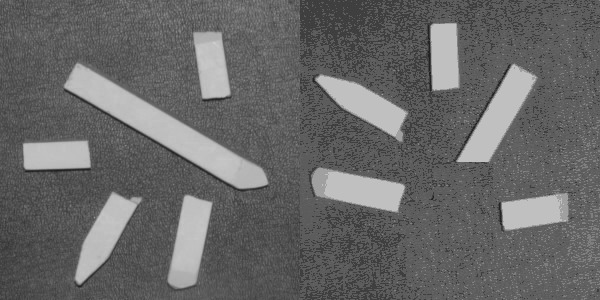
#> input picture Exercitii/creta/unu.jpeg, 600 x 300 px
$ python s1_drive.py
#> lines starting #> are read from the running program, lines starting #| are printed output that depends on the picture; after the words box and inside, x2 and y2 are one past the last pixel; in counts of white or black regions, pixels touching at a corner belong together
import numpy as np
from skimage import io, color, measure
import matplotlib.pyplot as plt


############## A
img = io.imread('unu.jpeg')
#> img is the input picture: shape (300, 600, 3); min 23, max 205, mean 103.5
img = np.uint8(255 * color.rgb2gray(img))
#> img: shape (300, 600)
print(img.shape)
#| (300, 600)
plt.figure(), plt.imshow(img, cmap='gray', vmin=0, vmax=255), plt.colorbar(), plt.show()
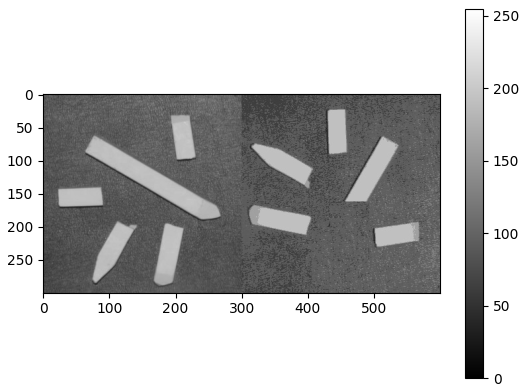
#> figure drawn by matplotlib, 2 panels

def histograma_imagine(img, plot=False):
#> called with plot = True
    hist, bins = np.histogram(img, bins=256, range=(0, 256), density=False)
#> hist = 256 values, max 10593 at index 96, min 0 at index 0, mean 703.1; bins = 257 values from 0 to 256
    hist = hist / (img.shape[0] * img.shape[1])
#> hist = 256 values, max 0.0588 at index 96, min 0 at index 0, mean 0.00391

    if plot:
        plt.figure(), plt.plot(bins[:-1], hist), plt.show()
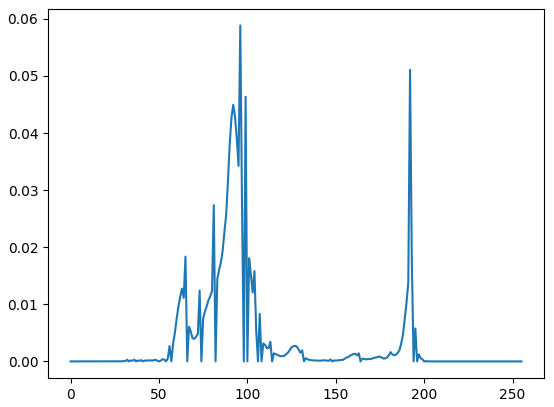
#> figure drawn by matplotlib, 1 panel; curve peaks at x = 96, y = 0.0588

    return hist


hist = histograma_imagine(img, True)

def segmentare_1_prag(img, T):
    img_seg = np.zeros(img.shape)
    img_seg[img > T] = 1

    return np.uint8(img_seg)

img_seg = segmentare_1_prag(img, 150)
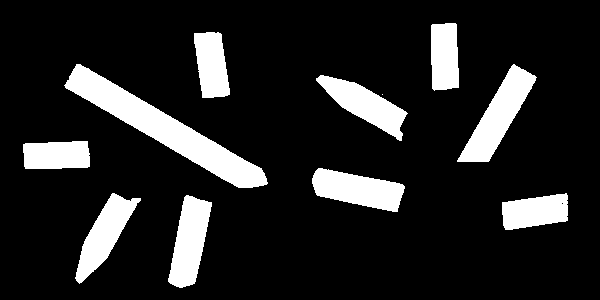
#> img_seg: shape (300, 600); values 0 (black) and 1 (white), 14.4% white; 11 white regions (1 under 20 px)
plt.figure(), plt.imshow(img_seg, cmap='gray', vmin=0, vmax=1), plt.colorbar(), plt.show()


################### B
def etichetare(img_seg, plot=False): # FUNDAL NEGRU
#> called with plot = True
    LabelImage, nums = measure.label(img_seg, return_num='True')
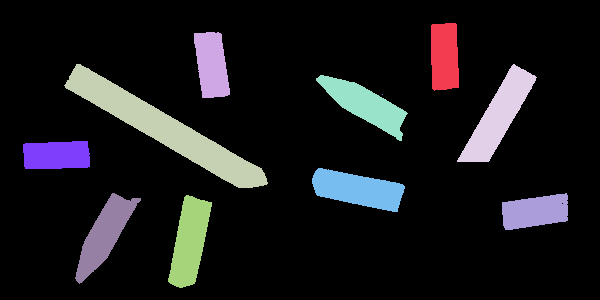
#> LabelImage: shape (300, 600) int64; 12 distinct labels, from 0 to 11; one colour per label, 0 black
#> nums = 11

    if plot:
        plt.figure(), plt.imshow(LabelImage, cmap="jet", interpolation='none'), plt.colorbar(), plt.show()

    return LabelImage, nums

img_label, nums = etichetare(img_seg, True)
#> nums = 11

allprops = measure.regionprops(img_label)
#> allprops = 11 regions; largest, box (x1, y1, x2, y2) and area: (64, 64, 268, 188) 6049, (457, 64, 537, 162) 2975, (312, 168, 405, 212) 2541, (168, 195, 212, 288) 2504, (316, 75, 408, 141) 2391
longest_obj = np.argmax([obj.axis_major_length for obj in allprops])
#> longest_obj = 2
print(longest_obj)
#| 2

def extragere_obiecte(LabelImage, lista_obiecte):
    img_obiecte = np.zeros(LabelImage.shape)
    for i, obiect in enumerate(lista_obiecte):
        img_obiecte[LabelImage == obiect] = i + 1
#> this loop made 1 pass
#> obiect on pass 1: 3
#> img_obiecte: shape (300, 600) float64; values 0 (black) and 1 (white), 3.4% white; 1 white region, box (x1, y1, x2, y2) and area: (64, 64, 268, 188) 6049

    return np.uint8(img_obiecte)

img_obiect = extragere_obiecte(img_label, [longest_obj + 1])
plt.figure(), plt.imshow(img_obiect, cmap='jet', interpolation='none'), plt.colorbar(), plt.show()
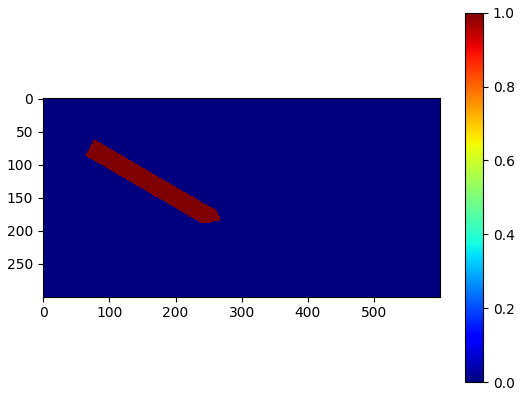
#> figure drawn by matplotlib, 2 panels

########################## C
small_objs = [i + 1 for i, obj in enumerate(allprops) if obj.area < 0.0125 * img.shape[0] * img.shape[1]]
#> small_objs = [1, 2, 6, 7, 10]
print(len(small_objs))
#| 5

img_small_objs = extragere_obiecte(img_label, small_objs)
#> the loop in extragere_obiecte (call 2), `for i, obiect in enumerate(lista_obiecte):` made 5 passes
#> obiect on passes 1 to 5: 1, 2, 6, 7, 10
#> after the loop in extragere_obiecte (call 2), `for i, obiect in enumerate(lista_obiecte):`:
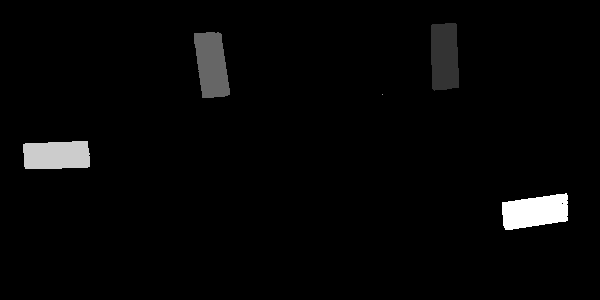
#> img_obiecte: shape (300, 600) float64; min 0, max 5, mean 0.12; drawn with min black and max white
plt.figure(), plt.imshow(img_small_objs, cmap='jet', interpolation='none'), plt.colorbar(), plt.show()
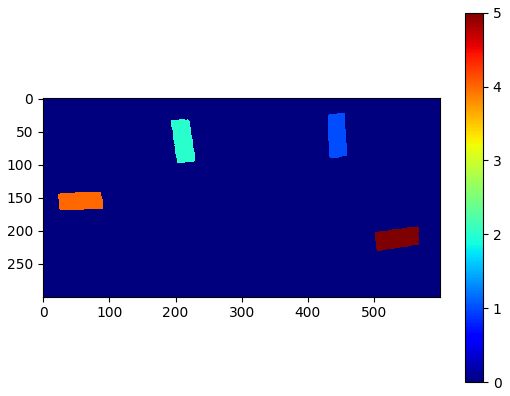
#> figure drawn by matplotlib, 2 panels
